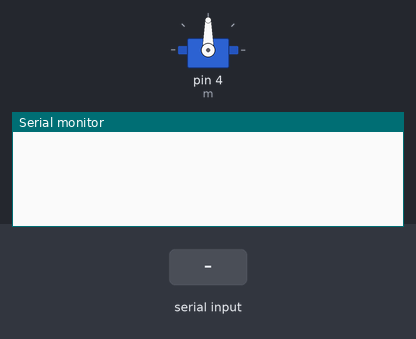
Recording of a sketch running on a simulated Arduino Uno, built with avr-gcc and run on an emulated ATmega328P. Shown: servo, the last lines printed to the serial monitor. The inputs (shaded band) are chosen by the test bench.

Above: at 1.2 s.
1.3 s: "F" received over Serial
At 1.7 s:
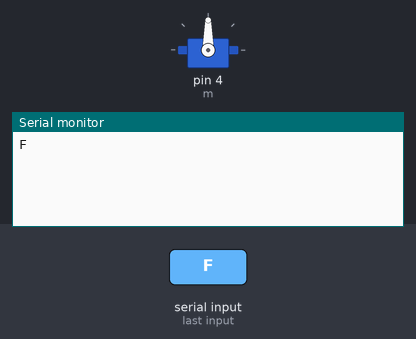
2.8 s: "S" received over Serial
At 4.0 s:
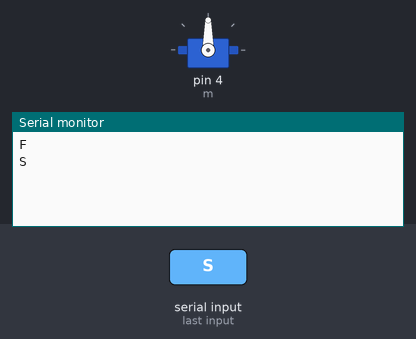
4.3 s: "R" received over Serial
At 5.1 s:
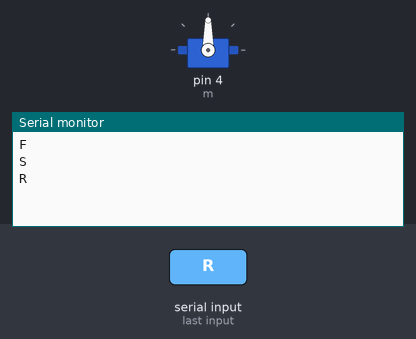

The sketch:

obstcale_robot_using_blototh.ino
```cpp
/**************************************************************************************************
 Name        : Mohamed Refaat Abdelazim
 Description : C Program for Bluetooth Controlled Obstacle Avoiding Arduino Robotic Car
               This robot controlled by Bluetooth with the help of Android App.
               It also senses obstacles and stop to avoid collision.
**************************************************************************************************/

#include<Servo.h>
#include<string.h>
Servo m;
const int trigPin =2 ;
const int echoPin = 3;
char z;
bool f = 0 ;
bool r = 0 ;
bool l = 0 ;
bool b = 0 ;
bool s = 0 ;
long duration;
int distance,cdistance,rdistance,ldistance;
int in1 =5;  //Right motor pole 1
int in2 =6 ; //Right motor pole 2
int in3=7;//left motor pole 1
int in4=8;  //left motor pole 1
void setup() {
  Serial.begin(9600);
  m.attach(4);
  pinMode(trigPin, OUTPUT);
  pinMode(echoPin, INPUT);
     m.write(90);
}

void loop() {
  while (Serial.available() > 0)
  {
    z=Serial.read();
    Serial.println(z);
if(z =='F')
{
  f = 1;
  r = 0 ;
 l = 0 ;
 b = 0 ;
 s = 0 ;

}
else if (z =='S')
{
 f = 0 ;
 r = 0 ;
 l = 0 ;
 b = 0 ;
 s = 1;
}
else if (z =='R'){
  f=0 ;
  r=1 ;
  l=0 ;
  b=0 ;
  s = 0;
}
else if (z =='L'){
 f=0 ;
  r=0 ;
  l=1 ;
  b=0 ;
  s = 0;
  }
  else if (z=='G')
  {
  f=0 ;
  r=0 ;
  l=0 ;
  b=1 ;
  s = 0;
}
  }
 if(f == 1){
  forward();
}
else if (r == 1){
right();
}
else if (l == 1){
 left();
  }
  else if (b == 1){
  backward();
  }
  else if(b&&r&&f&&l == 0){
  stopy();
  }
  else if (s == 1){
    stopy();
  }
  /*


cdistance=ultrasonic();
if(cdistance>16)
forward();
else if(cdistance<=16)
{
stopx();
servox();
if(rdistance>ldistance){
right();
delay(500);
}
else{
left();
delay(500);
}
}*/

  }

 void servox(){

       for(int x = 90; x <= 180; x++)
  {
    m.write(x);
    delay(3);
    if(x==180){
      delay(500);
      ldistance=ultrasonic();
      }
  }
     for(int x = 180; x >= 0; x--)
  {
    m.write(x);
      if(x==0){
      delay(500);
      rdistance=ultrasonic();
      }
    delay(3);
  }
    for(int x = 0; x <= 90; x++)
  {
    m.write(x);
    delay(3);
  }
  }
  int ultrasonic(void)
{
  distance=0;
  // Clears the trigPin
digitalWrite(trigPin, LOW);
delayMicroseconds(2);
// Sets the trigPin on HIGH state for 10 micro seconds
digitalWrite(trigPin, HIGH);
delayMicroseconds(10);
digitalWrite(trigPin, LOW);
// Reads the echoPin, returns the sound wave travel time in microseconds
duration = pulseIn(echoPin, HIGH);
// Calculating the distance
distance= duration*0.034/2;
return distance;
}
void backward(){
  digitalWrite(in1,HIGH);
  digitalWrite(in2,LOW);
  digitalWrite(in3,HIGH);
  digitalWrite(in4,LOW);
}
void forward(){
  digitalWrite(in1,LOW);
  digitalWrite(in2,HIGH);
  digitalWrite(in3,LOW);
  digitalWrite(in4,HIGH);
}
void  left(){
  digitalWrite(in1,LOW);
  digitalWrite(in2,LOW);
  digitalWrite(in3,LOW);
  digitalWrite(in4,HIGH);
}
void right(){
  digitalWrite(in1,LOW);
  digitalWrite(in2,HIGH);
  digitalWrite(in3,LOW);
  digitalWrite(in4,LOW);
}
void stopx(){
   digitalWrite(in1,HIGH);
  digitalWrite(in2,LOW);
  digitalWrite(in3,HIGH);
  digitalWrite(in4,LOW);
  delay(110);
  digitalWrite(in1,LOW);
  digitalWrite(in2,LOW);
  digitalWrite(in3,LOW);
  digitalWrite(in4,LOW);
}
void stopy(){
  digitalWrite(in1,LOW);
  digitalWrite(in2,LOW);
  digitalWrite(in3,LOW);
  digitalWrite(in4,LOW);
}
```

Measured:
- after the input at 1.3 s, the serial monitor: prints a new line at once (image 1)
- after the input at 2.8 s, the serial monitor: prints a new line at once (image 2)
- after the input at 4.3 s, the serial monitor: prints a new line at once (image 3)
